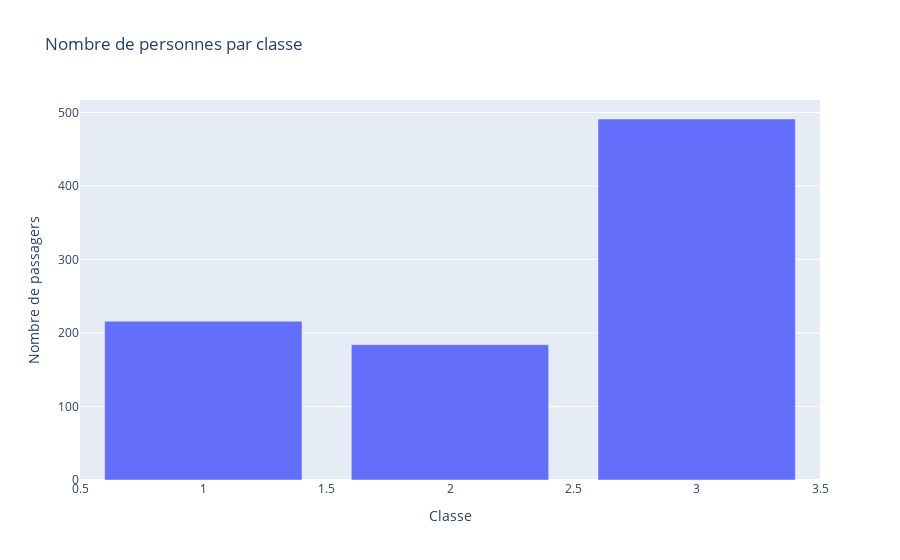

The notebook cell saved with this chart:
### Markdown cell above
# Le nombre de passagers par classe

### Code cell
import pandas as pd
import plotly.express as px

df = pd.read_csv(r'/home/fadilatou/Projet-titanic/train.csv')

# Calculer le nombre de personnes par classe
pclass_counts = df['Pclass'].value_counts().reset_index()
pclass_counts.columns = ['Pclass', 'Count']

# Créer le graphique en barres
fig = px.bar(pclass_counts, x='Pclass', y='Count', title='Nombre de personnes par classe')
fig.update_layout(xaxis_title='Classe', yaxis_title='Nombre de passagers')
fig.show()

### Figure 1 — Plotly figure (JSON) as saved in the notebook; plotly's stock layout.template omitted (floating-point values rounded to 4 significant figures)
{"data": [{"hovertemplate": "Pclass=%{x}<br>Count=%{y}<extra></extra>", "legendgroup": "", "marker": {"color": "#636efa", "pattern": {"shape": ""}}, "name": "", "orientation": "v", "showlegend": false, "textposition": "auto", "type": "bar", "x": [3, 1, 2], "xaxis": "x", "y": [491, 216, 184], "yaxis": "y"}], "layout": {"barmode": "relative", "legend": {"tracegroupgap": 0}, "title": {"text": "Nombre de personnes par classe"}, "xaxis": {"anchor": "y", "domain": [0, 1], "title": {"text": "Classe"}}, "yaxis": {"anchor": "x", "domain": [0, 1], "title": {"text": "Nombre de passagers"}}}}
